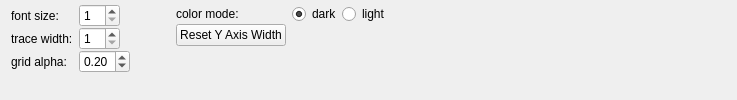
           <widget class="QWidget" name="styleTab">
            <attribute name="title">
             <string>style</string>
            </attribute>
            <layout class="QHBoxLayout" name="horizontalLayout_20">
             <property name="topMargin">
              <number>4</number>
             </property>
             <property name="bottomMargin">
              <number>0</number>
             </property>
             <item>
              <layout class="QFormLayout" name="formLayout_9">
               <property name="horizontalSpacing">
                <number>6</number>
               </property>
               <property name="verticalSpacing">
                <number>0</number>
               </property>
               <item row="0" column="0">
                <widget class="QLabel" name="label_7">
                 <property name="text">
                  <string>font size:</string>
                 </property>
                </widget>
               </item>
               <item row="0" column="1">
                <layout class="QHBoxLayout" name="horizontalLayout_28">
                 <item>
                  <widget class="QSpinBox" name="fontSizeSelect">
                   <property name="toolTip">
                    <string>set font point size for plots</string>
                   </property>
                   <property name="minimum">
                    <number>1</number>
                   </property>
                  </widget>
                 </item>
                 <item>
                  <spacer name="horizontalSpacer_10">
                   <property name="orientation">
                    <enum>Qt::Horizontal</enum>
                   </property>
                   <property name="sizeHint" stdset="0">
                    <size>
                     <width>40</width>
                     <height>20</height>
                    </size>
                   </property>
                  </spacer>
                 </item>
                </layout>
               </item>
               <item row="1" column="0">
                <widget class="QLabel" name="label_15">
                 <property name="text">
                  <string>trace width:</string>
                 </property>
                </widget>
               </item>
               <item row="1" column="1">
                <layout class="QHBoxLayout" name="horizontalLayout_19">
                 <item>
                  <widget class="QSpinBox" name="lineWidthSelect">
                   <property name="toolTip">
                    <string>set line width for all traces (overrides indiviual settings)</string>
                   </property>
                   <property name="minimum">
                    <number>1</number>
                   </property>
                  </widget>
                 </item>
                 <item>
                  <spacer name="horizontalSpacer_6">
                   <property name="orientation">
                    <enum>Qt::Horizontal</enum>
                   </property>
                   <property name="sizeHint" stdset="0">
                    <size>
                     <width>40</width>
                     <height>20</height>
                    </size>
                   </property>
                  </spacer>
                 </item>
                </layout>
               </item>
               <item row="2" column="0">
                <widget class="QLabel" name="label_16">
                 <property name="text">
                  <string>grid alpha:</string>
                 </property>
                </widget>
               </item>
               <item row="2" column="1">
                <layout class="QHBoxLayout" name="horizontalLayout_25">
                 <item>
                  <widget class="QDoubleSpinBox" name="gridAlphaSelect">
                   <property name="toolTip">
                    <string>set grid line alpha for all plots</string>
                   </property>
                   <property name="maximum">
                    <double>1.000000000000000</double>
                   </property>
                   <property name="singleStep">
                    <double>0.100000000000000</double>
                   </property>
                   <property name="value">
                    <double>0.200000000000000</double>
                   </property>
                  </widget>
                 </item>
                 <item>
                  <spacer name="horizontalSpacer_13">
                   <property name="orientation">
                    <enum>Qt::Horizontal</enum>
                   </property>
                   <property name="sizeHint" stdset="0">
                    <size>
                     <width>40</width>
                     <height>20</height>
                    </size>
                   </property>
                  </spacer>
                 </item>
                </layout>
               </item>
              </layout>
             </item>
             <item>
              <layout class="QFormLayout" name="formLayout_7">
               <property name="verticalSpacing">
                <number>0</number>
               </property>
               <item row="0" column="1">
                <layout class="QHBoxLayout" name="horizontalLayout_6">
                 <property name="spacing">
                  <number>0</number>
                 </property>
                 <item>
                  <widget class="QRadioButton" name="darkModeButton">
                   <property name="toolTip">
                    <string>set plot dark mode (dark background)</string>
                   </property>
                   <property name="text">
                    <string>dark</string>
                   </property>
                   <property name="checked">
                    <bool>true</bool>
                   </property>
                   <attribute name="buttonGroup">
                    <string notr="true">colorModeButtonGroup</string>
                   </attribute>
                  </widget>
                 </item>
                 <item>
                  <widget class="QRadioButton" name="lightModeButton">
                   <property name="toolTip">
                    <string>set plot light mode (light background)</string>
                   </property>
                   <property name="text">
                    <string>light</string>
                   </property>
                   <property name="checked">
                    <bool>false</bool>
                   </property>
                   <attribute name="buttonGroup">
                    <string notr="true">colorModeButtonGroup</string>
                   </attribute>
                  </widget>
                 </item>
                 <item>
                  <spacer name="horizontalSpacer_9">
                   <property name="orientation">
                    <enum>Qt::Horizontal</enum>
                   </property>
                   <property name="sizeHint" stdset="0">
                    <size>
                     <width>40</width>
                     <height>20</height>
                    </size>
                   </property>
                  </spacer>
                 </item>
                </layout>
               </item>
               <item row="0" column="0">
                <widget class="QLabel" name="label_17">
                 <property name="text">
                  <string>color mode:</string>
                 </property>
                </widget>
               </item>
               <item row="1" column="0">
                <widget class="QPushButton" name="resetYAxisWidthButton">
                 <property name="text">
                  <string>Reset Y Axis Width</string>
                 </property>
                </widget>
               </item>
              </layout>
             </item>
             <item>
              <spacer name="horizontalSpacer_8">
               <property name="orientation">
                <enum>Qt::Horizontal</enum>
               </property>
               <property name="sizeHint" stdset="0">
                <size>
                 <width>296</width>
                 <height>20</height>
                </size>
               </property>
              </spacer>
             </item>
            </layout>
           </widget>
